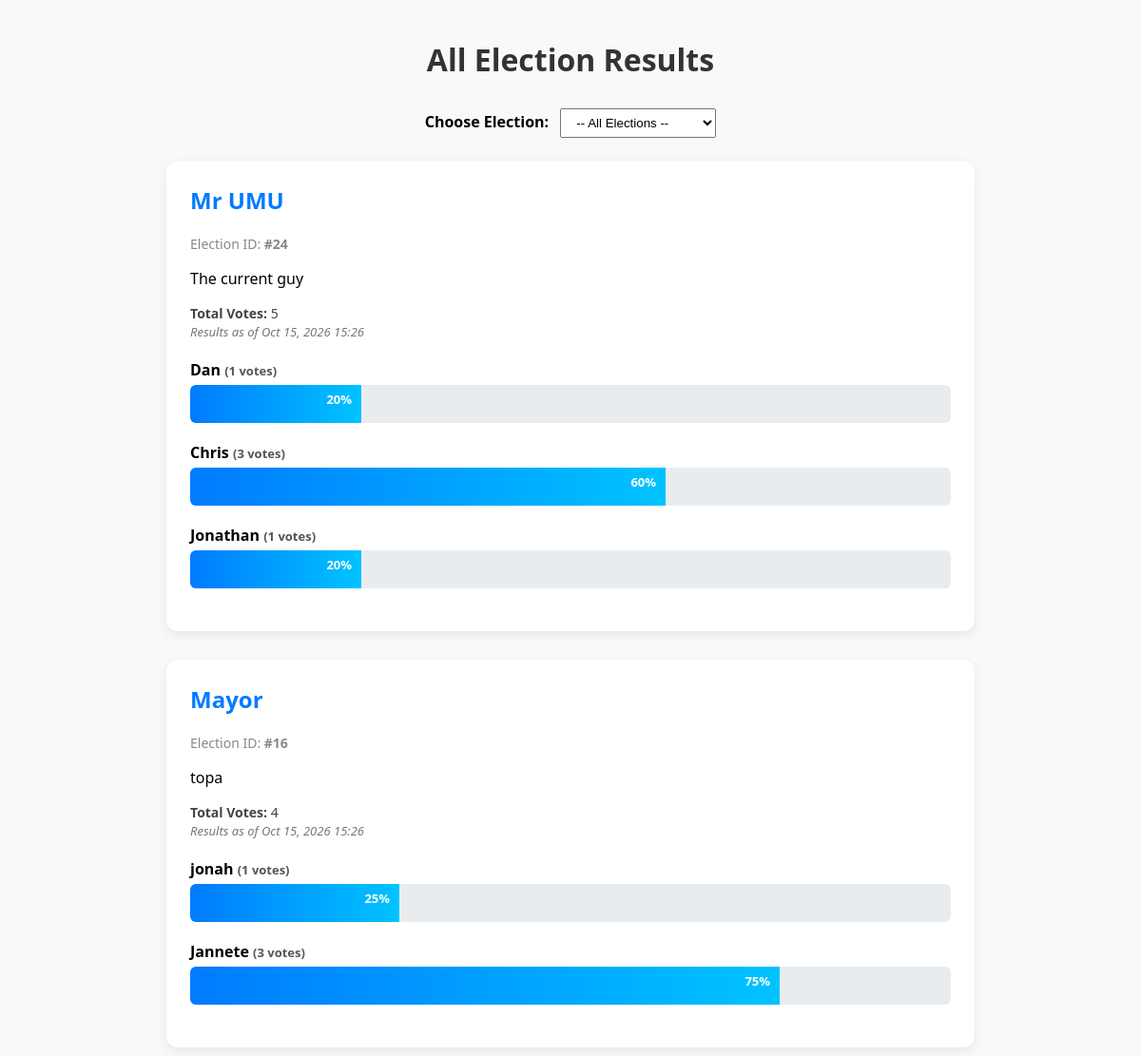
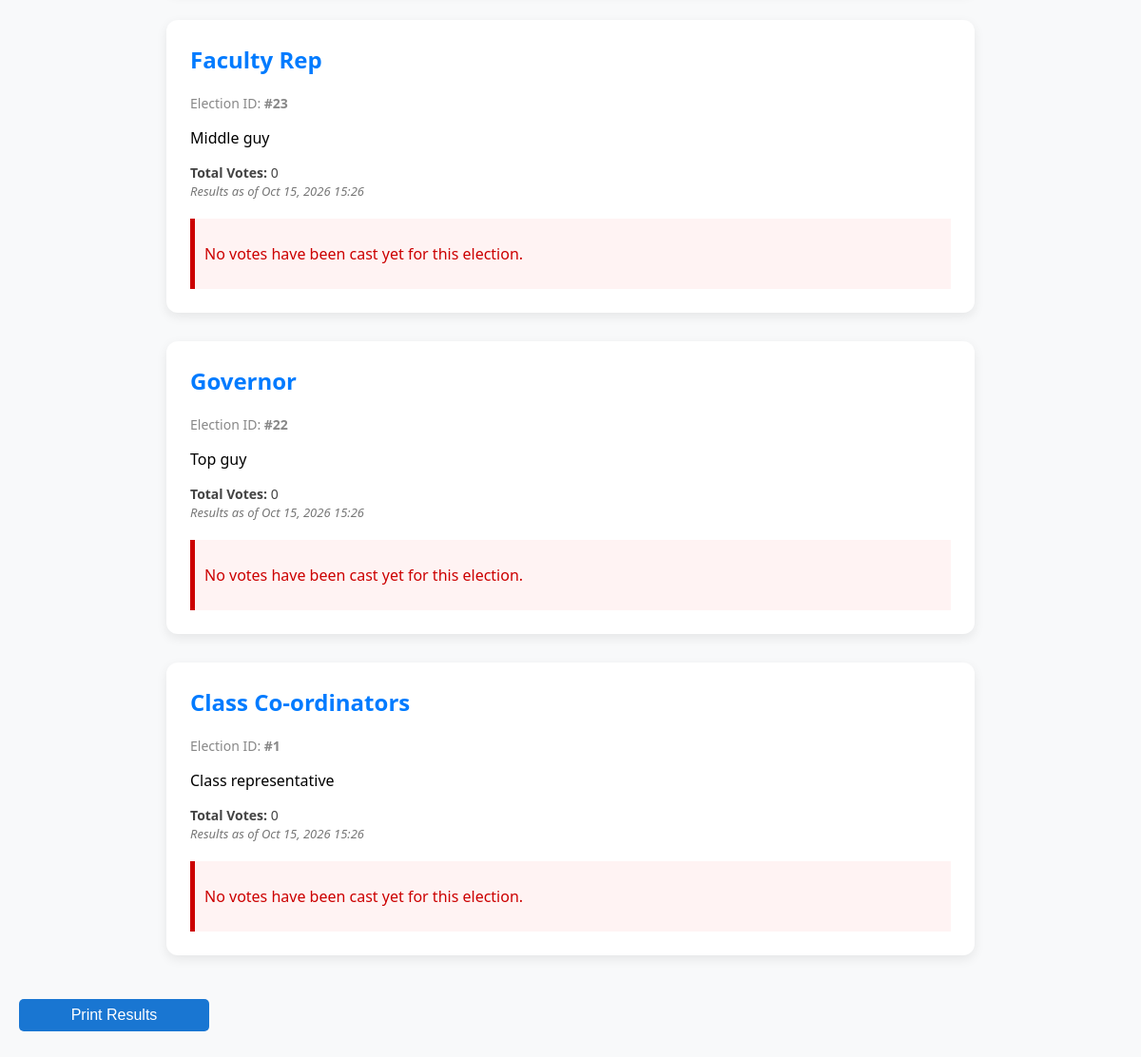
/admin/resultmagt.php (signed in), run on the app's committed database (2 pictures, top to bottom).
### tables this page shows
CREATE TABLE `elections` (
  `id` int(11) NOT NULL,
  `title` varchar(100) NOT NULL,
  `start_date` datetime NOT NULL,
  `end_date` datetime NOT NULL,
  `created_by` int(11) NOT NULL,
  `description` text DEFAULT NULL,
  `status` enum('upcoming','active','completed') NOT NULL DEFAULT 'upcoming'
);

CREATE TABLE `candidates` (
  `id` int(50) NOT NULL,
  `election_id` int(50) NOT NULL,
  `candidate_name` varchar(100) NOT NULL,
  `image_path` varchar(100) NOT NULL
);

### admin/resultmagt.php (the view, shortened to what this page needs)
<?php
$conn = new mysqli('localhost', 'root', '', 'evoteplatform');
$conn->set_charset('utf8');
function calculate_percentage($votes, $total) {
    return $total > 0 ? round(($votes / $total) * 100, 1) : 0;
}
$elections_result = $conn->query("
    SELECT * FROM elections
    ORDER BY
        CASE status
            WHEN 'active' THEN 1
            WHEN 'completed' THEN 2
            WHEN 'upcoming' THEN 3
            ELSE 4
        END, id DESC
");
$elections = $elections_result->fetch_all(MYSQLI_ASSOC);
?>
<!DOCTYPE html>
<html lang="en">
<head>
    <link rel="stylesheet" href="result.css">
</head>
<body>
<h1 class="res">All Election Results</h1>
<label for="election_id" style="text-align:center;display:block;margin-bottom:24px;">
    <strong>Choose Election:</strong>
    <select name="election_id" id="election_id" style="margin-left: 8px; padding: 6px 12px;">
        <option value="">-- All Elections --</option>
    </select>
</label>
<div id="results-container">
<?php if (empty($elections)): ?>
    <p style="text-align:center; color:#c00;">No elections found.</p>
<?php else: ?>
    <?php
    foreach ($elections as $election):
    ?>
        <div class="content-result">
            <h2><?= htmlspecialchars($election['title']) ?></h2>
            <p class="poll-desc">Election ID: <strong>#<?= $election['id'] ?></strong></p>
            <p><?= nl2br(htmlspecialchars($election['description'] ?? '')) ?></p>
            <?php
            $stmt = $conn->prepare("SELECT id, candidate_name AS title FROM candidates WHERE election_id = ?");
            $stmt->bind_param('i', $election['id']);
            $stmt->execute();
            $candidates = $stmt->get_result()->fetch_all(MYSQLI_ASSOC);
            $votes_per_candidate = [];
            $total_votes = 0;
            if (!empty($candidates)) {
                $stmt = $conn->prepare("SELECT candidate_id, COUNT(*) as vote_count FROM votes WHERE election_id = ? GROUP BY candidate_id");
                $stmt->bind_param('i', $election['id']);
                $stmt->execute();
                $result = $stmt->get_result();
                while ($row = $result->fetch_assoc()) {
                    $votes_per_candidate[$row['candidate_id']] = (int)$row['vote_count'];
                    $total_votes += (int)$row['vote_count'];
                }
            }
            ?>
            <div class="result-summary">
                <strong>Total Votes:</strong> <?= $total_votes ?> <br>
                <span class="result-date">Results as of <?= date('M d, Y H:i') ?></span>
            </div>
            <?php if ($total_votes === 0): ?>
                <div class="no-votes">
                    <p>No votes have been cast yet for this election.</p>
                </div>
            <?php else: ?>
                <div class="result-answers">
                    <?php foreach ($candidates as $candidate):
                        $candidate_votes = $votes_per_candidate[$candidate['id']] ?? 0;
                        $percent = calculate_percentage($candidate_votes, $total_votes);
                    ?>
                        <div class="answer-title">
                            <?= htmlspecialchars($candidate['title']) ?>
                            <span class="votes">(<?= $candidate_votes ?> votes)</span>
                        </div>
                        <div class="result-bar-container" role="progressbar" aria-valuenow="<?= $percent ?>" aria-valuemin="0" aria-valuemax="100">
                            <div class="result-bar" style="width: <?= $percent ?>%">
                                <?= $percent ?>%
                            </div>
                        </div>
                    <?php endforeach; ?>
                </div>
            <?php endif; ?>
        </div>
    <?php endforeach; ?>
<?php endif; ?>
</div>
<button onclick="window.print()" class="print-btn">Print Results</button>
</body>
</html>

### admin/result.css (style rules this page uses)
body { font-family: 'Segoe UI', sans-serif; margin: 0; padding: 20px; background-color: #f8f9fa; }
h1.res { text-align: center; color: #333; margin-bottom: 30px; }
.content-result { background: #fff; padding: 25px; margin-bottom: 30px; border-radius: 12px; box-shadow: 0 4px 12px rgba(0,0,0,0.08); max-width: 800px; margin-left: auto; margin-right: auto; width: 100%; max-width: 800px; margin-left: auto; margin-right: auto; }
.content-result h2 { margin-top: 0; color: #007bff; }
.poll-desc { font-size: 14px; color: #888; margin-bottom: 10px; }
.result-summary { margin-top: 15px; font-size: 14px; color: #444; }
.result-date { font-style: italic; font-size: 13px; color: #777; }
.result-answers { margin-top: 20px; }
.answer-title { font-weight: 600; margin-bottom: 5px; }
.votes { color: #555; font-size: 13px; }
.result-bar-container { background: #e9ecef; border-radius: 6px; overflow: hidden; margin-bottom: 20px; }
.result-bar { background: linear-gradient(to right, #007bff, #00c3ff); color: #fff; text-align: right; padding: 5px 10px; font-size: 13px; font-weight: bold; height: 30px; line-height: 20px; }
.no-votes { margin-top: 20px; padding: 10px; background: #fff3f3; color: #c00; border-left: 5px solid #c00; }
.print-btn { margin: 16px 0 24px 0; padding: 8px 18px; background: #1976d2; color: #fff; border: none; border-radius: 5px; font-size: 1em; cursor: pointer; width: 200px; }

### data on the page
elections: title "Mr UMU", id "24", description "The current guy", total_votes "5"
candidates: candidate_name "Dan", id "1", id "20"
candidates: candidate_name "Chris", id "3", id "60"
candidates: candidate_name "Jonathan", id "1", id "20"
elections: title "Mayor", id "16", description "topa", total_votes "4"
candidates: candidate_name "jonah", id "1", id "25"
candidates: candidate_name "Jannete", id "3", id "75"
elections: title "Faculty Rep", id "23", description "Middle guy", total_votes "0", shows "No votes have been cast yet for this election."
elections: title "Governor", id "22", description "Top guy", total_votes "0", shows "No votes have been cast yet for this election."
elections: title "Class Co-ordinators", id "1", description "Class representative", total_votes "0", shows "No votes have been cast yet for this election."
